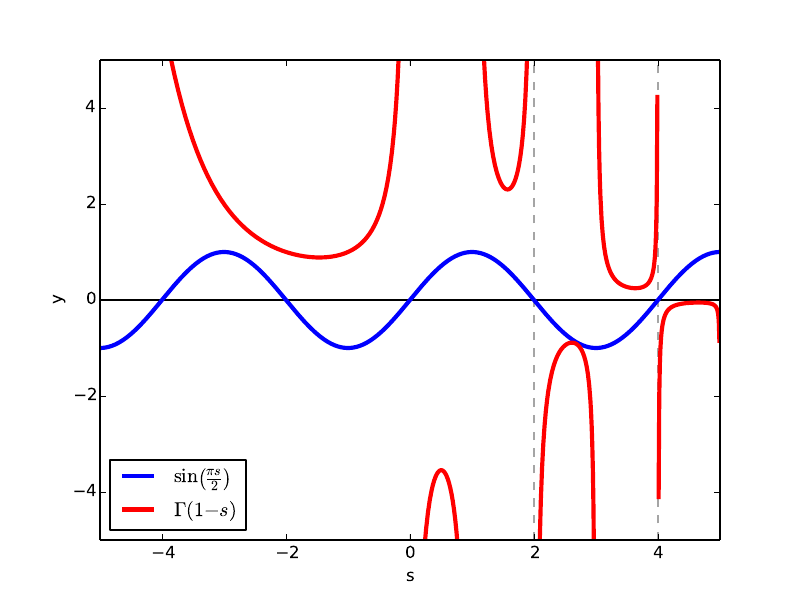

This chart was generated by the following Python code:
# -*- coding: utf-8 -*-

import matplotlib.pyplot as plt
import numpy as np
from mpmath import gamma, sin, pi
import pylab

# gamma-sin.py zeichnet die Funktion sin(0.5 * pi * s) und die Funktion
# gamma(1-s) in ein reelles Koordinatensystem. Hierbei soll die
# Überlappung der Positionen der Nullstellen der Sinusfunktion und der
# Polstellen der Gammafunktion gezeigt werden.

x = np.arange(-6,6,0.01)
sine = []
gamma_rev = []

for k in x:
    sine.append(sin(0.5 * pi * k))

for j in x:
    if abs(gamma(-j)) > 10000:
        gamma_rev.append(np.nan)
        continue
    gamma_rev.append(gamma(-j))

plt.axhline(0, color='black', alpha=1, linewidth=1)
for k in [2,4]:
    plt.axvline(k, color='grey', alpha=0.7, linewidth=1, linestyle='dashed')

plt.plot(x, sine, color='blue', label=r'$\sin\left(\frac{\pi s}{2}\right)$', linewidth=3)
plt.plot(x, gamma_rev, color='red', label=r'$\Gamma(1-s)$', linewidth=3)

plt.xlim(-5,5)
plt.ylim(-5,5)
plt.xlabel("s")
plt.ylabel("y")
plt.legend(loc='lower left')

pylab.savefig('gamma-sin.pdf')
